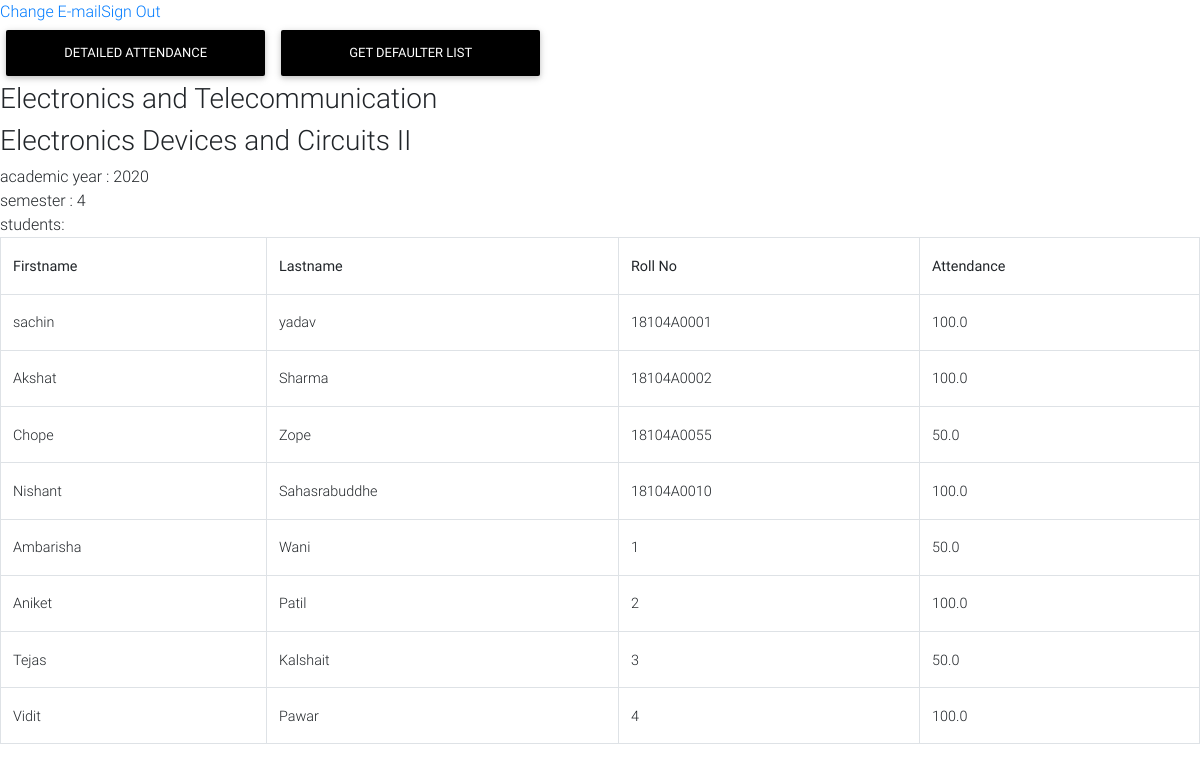
The app's page /class/1/1 (signed in), older data.
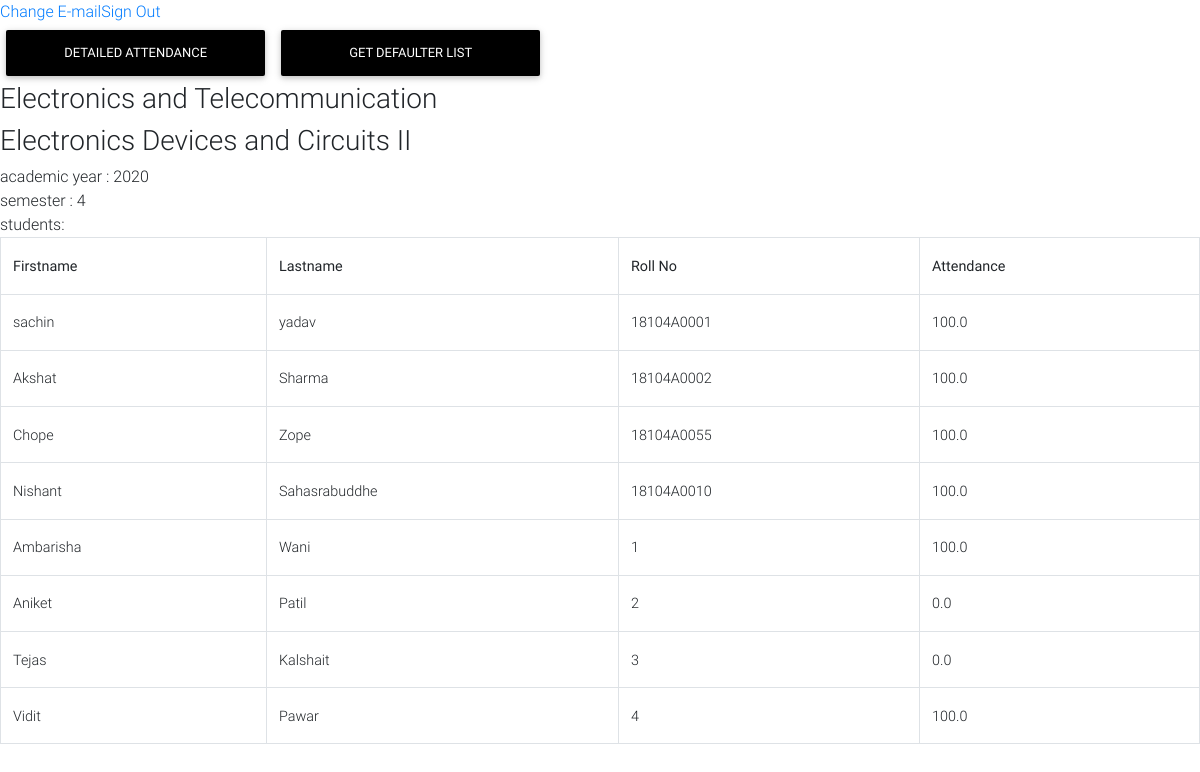
The same page, newer data.
### addentance/models.py (models this page shows, shortened)
class Class(models.Model):
    academic_year = models.PositiveIntegerField(
            validators=[
                MinValueValidator(1900),
                MaxValueValidator(datetime.datetime.now().year)],
            help_text="Use the following format: <YYYY>")
    semester =  models.PositiveIntegerField(
            validators=[
                MinValueValidator(1),
                MaxValueValidator(8)],
    )
    division = models.CharField(max_length=2, blank=True, null=True)
    branch = models.ForeignKey('Branch',on_delete=models.CASCADE)
    students = models.ManyToManyField('Student')

class Branch(models.Model):
    branch_name = models.CharField(max_length = 100)
    branch_abr = models.CharField(max_length = 7)
    def __str__(self):
        return self.branch_name

class Subject(models.Model):
    subject_name = models.CharField(max_length = 100)
    subject_abbr = models.CharField(max_length = 5)

class Student_Attendance(models.Model):
    student = models.ForeignKey('Student',on_delete=models.CASCADE,blank=True, null=True)
    attendance = models.ManyToManyField('Attendance')
    class_s = models.ForeignKey('Class',on_delete=models.CASCADE,blank=True, null=True)

class Student(models.Model):
    first_name  = models.CharField(max_length = 100)
    last_name  = models.CharField(max_length = 100)
    roll_no  = models.CharField(max_length = 100)

class Attendance(models.Model):
    student  = models.ForeignKey('Student',on_delete=models.CASCADE,blank=True, null=True)
    subject = models.ForeignKey('Subject',on_delete=models.SET_NULL,blank=True, null=True)
    detailed_attendance = models.ManyToManyField('AttendanceTimestamp',blank=True)
    not_attended = models.IntegerField(default=0)
    total = models.IntegerField(default=0)
    def attendance(self):
        try:
            attendance = ( (self.total - self.not_attended) / self.total )* 100
        except :
            attendance=0
        return round(attendance,2)

### addentance/views.py (the view)
# urls.py: path('class/<pk>/<subject_pk>', views.ClassView.as_view(), name="class"),
class ClassView(LoginRequiredMixin,View):
    def get(self,request,pk,subject_pk,*args,**kwargs):
        class_ = Class.objects.get(pk= pk)
        teacher = Teacher.objects.get(user= request.user)
        subject = Subject.objects.get(pk=subject_pk)
        if isTeacher(class_,teacher,subject):
            student_attendance = Student_Attendance.objects.filter(class_s = class_)
            context = {
                'subject_pk' : int(subject_pk),
                'subject':subject,
                'attendances':student_attendance,
                'class':class_
            }
            return render(request , "indiv_class.html", context )
        else:
            return redirect('home')

### addentance/views.py (called while the page is built)
def isTeacher(class_,teacher,subject):
        try:
            teacher_dets  = Teacher_Detail.objects.get(teacher=teacher, subject=subject) #getting the specific teacher detail
        except:
            teacher_dets = None
        if teacher_dets is not None:
            for class__ in teacher_dets.classes.all():
                if class_==class__:
                        return True
        return False

### templates/indiv_class.html
{% extends 'base.html' %}
{% block content %}
            <a href={% url "detailed-attendance" class.pk subject_pk %} class="btn btn-black" style="width:20em">Detailed Attendance</a>
            <a href={% url "defaulter-list" class.pk subject_pk %} class="btn btn-black" style="width:20em">Get Defaulter List</a>
            <h3>{{class.branch}} {{class.divison}}</h3>
            <h3>{{subject.subject_name}}</h3>
            academic year : {{class.academic_year}}<br>
            semester : {{class.semester}}<br>
            students:
                <table class="table table-bordered">
                    <tr>
                        <th>Firstname</th>
                        <th>Lastname</th>
                        <th>Roll No</th>
                        <th>Attendance</th>
                    </tr>
            {% for attendance in attendances.all  %}
                    <tr>
                        <td>{{attendance.student.first_name}}</td>
                        <td>{{attendance.student.last_name}}</td>
                        <td>{{attendance.student.roll_no}} </td>
                        <td>
                        {% for sub in attendance.attendance.all %}
                            {% if  sub.subject.pk == subject_pk %}
                                {{sub.attendance}}<br>
                            {% endif %}
                        {% endfor %}
                        </td>
                        </tr>
            {% endfor %}
{% endblock content %}

### templates/base.html (shortened to what this page needs)
<!DOCTYPE html>
{% load static %}
{% load crispy_forms_tags %}
<html>
  <head>
    <link rel="stylesheet" href="https://use.fontawesome.com/releases/v5.11.2/css/all.css">
    <link href="{% static 'css/bootstrap.min.css' %}" rel="stylesheet">
    <link href="{% static 'css/mdb.min.css' %}" rel="stylesheet">
    <link href="{% static 'css/style.min.css' %}" rel="stylesheet">
  </head>
  <body>
    {% block body %}
    {% include 'navbar.html' %}
    {% block content %}
    {% endblock %}
    {% endblock %}
  </body>
</html>

### templates/navbar.html
<nav class="nav nav-fill">
          {% if user.is_authenticated %}
          <div><a href="{% url 'account_email' %}">Change E-mail</a></div>
          <div><a href="{% url 'account_logout' %}">Sign Out</a></div>
          {% else %}
          <div><a href="{% url 'account_login' %}">Sign In</a></div>
          <div><a href="{% url 'account_signup' %}">Sign Up</a></div>
          {% endif %}
</nav>

### templates/base.html (style rules this page uses)
html, body, header, .carousel { height: 60vh; }

Row changes from the older to the newer data that the page shows:
changed Attendance (number 3 of 8 on the later page): attendance "50.0" → "100.0"
changed Attendance (number 5 of 8 on the later page): attendance "50.0" → "100.0"
changed Attendance (number 6 of 8 on the later page): attendance "100.0" → "0.0"
changed Attendance (number 7 of 8 on the later page): attendance "50.0" → "0.0"
